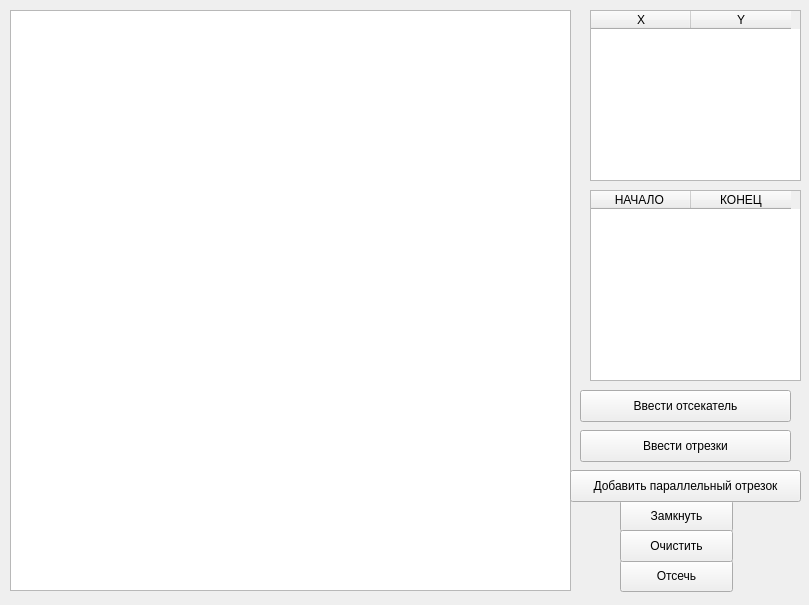
<?xml version="1.0" encoding="UTF-8"?>
<ui version="4.0">
 <class>MainWindow</class>
 <widget class="QMainWindow" name="MainWindow">
  <property name="geometry">
   <rect>
    <x>0</x>
    <y>0</y>
    <width>809</width>
    <height>605</height>
   </rect>
  </property>
  <property name="windowTitle">
   <string>Отсечение отрезков выпуклым отсекателем</string>
  </property>
  <widget class="QWidget" name="centralwidget">
   <widget class="QGraphicsView" name="view">
    <property name="geometry">
     <rect>
      <x>10</x>
      <y>10</y>
      <width>561</width>
      <height>581</height>
     </rect>
    </property>
   </widget>
   <widget class="QTableWidget" name="table_cut">
    <property name="geometry">
     <rect>
      <x>590</x>
      <y>10</y>
      <width>211</width>
      <height>171</height>
     </rect>
    </property>
    <column>
     <property name="text">
      <string>X</string>
     </property>
    </column>
    <column>
     <property name="text">
      <string>Y</string>
     </property>
    </column>
   </widget>
   <widget class="QPushButton" name="paint">
    <property name="geometry">
     <rect>
      <x>620</x>
      <y>560</y>
      <width>113</width>
      <height>32</height>
     </rect>
    </property>
    <property name="text">
     <string>Отсечь</string>
    </property>
   </widget>
   <widget class="QPushButton" name="_lock">
    <property name="geometry">
     <rect>
      <x>620</x>
      <y>500</y>
      <width>113</width>
      <height>32</height>
     </rect>
    </property>
    <property name="text">
     <string>Замкнуть</string>
    </property>
   </widget>
   <widget class="QPushButton" name="clean">
    <property name="geometry">
     <rect>
      <x>620</x>
      <y>530</y>
      <width>113</width>
      <height>32</height>
     </rect>
    </property>
    <property name="text">
     <string>Очистить</string>
    </property>
   </widget>
   <widget class="QPushButton" name="line">
    <property name="geometry">
     <rect>
      <x>580</x>
      <y>430</y>
      <width>211</width>
      <height>32</height>
     </rect>
    </property>
    <property name="text">
     <string>Ввести отрезки</string>
    </property>
   </widget>
   <widget class="QPushButton" name="cutter">
    <property name="geometry">
     <rect>
      <x>580</x>
      <y>390</y>
      <width>211</width>
      <height>32</height>
     </rect>
    </property>
    <property name="text">
     <string>Ввести отсекатель</string>
    </property>
   </widget>
   <widget class="QTableWidget" name="table_lines">
    <property name="geometry">
     <rect>
      <x>590</x>
      <y>190</y>
      <width>211</width>
      <height>191</height>
     </rect>
    </property>
    <column>
     <property name="text">
      <string>НАЧАЛО </string>
     </property>
    </column>
    <column>
     <property name="text">
      <string>КОНЕЦ</string>
     </property>
    </column>
   </widget>
   <widget class="QPushButton" name="line_2">
    <property name="geometry">
     <rect>
      <x>570</x>
      <y>470</y>
      <width>231</width>
      <height>32</height>
     </rect>
    </property>
    <property name="text">
     <string>Добавить параллельный отрезок</string>
    </property>
   </widget>
  </widget>
 </widget>
 <resources/>
 <connections/>
</ui>
